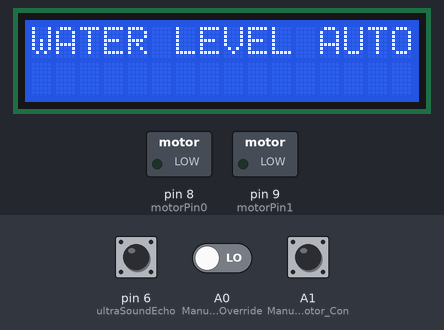
This sketch was run on a simulated Arduino Uno, built with avr-gcc and run on an emulated ATmega328P. Shown: 16×2 character LCD, switched loads named in the sketch (green lamp = pin HIGH). The test bench sets the inputs (shaded band); at power-on: pin 6 (ultraSoundEcho) LOW, A0 (Manual_Override) LOW, A1 (Manual_Override_Motor_Con) HIGH. What the sketch prints to the serial monitor is not drawn.

Above: at 1.1 s.
At 2.2 s:
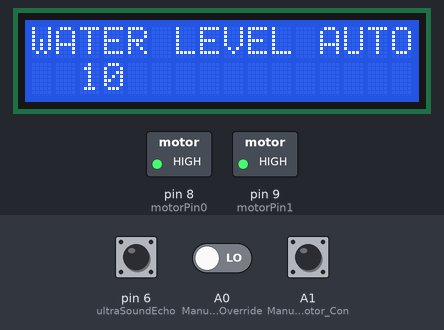
2.3 s: pin 6 (ultraSoundEcho) pulsed HIGH 2 times (0.12 s each, 0.3 s apart)
At 3.1 s:
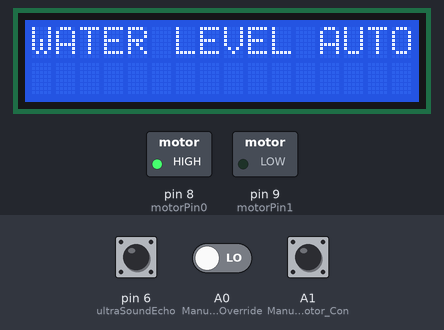
Timing chart, 0 to 5.3 s (numbered marks = the images above; inputs shaded):
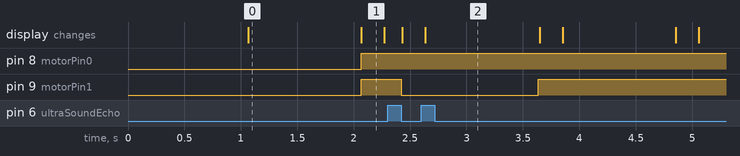

The sketch:

sketch_apr20b.ino
```cpp
#include<LiquidCrystal.h>

//Ultrasonic module
unsigned long echo = 0;
int ultraSoundSignal = 10; // Ultrasound signal pin
int ultraSoundEcho = 6;    //Ultrasound echo pin
unsigned long ultrasoundValue = 0;
unsigned long tankDepth=10;
String levelString;

//motor driver
int motorPin0=8;
int motorPin1=9;
boolean motorStatus=false;

//system settings
unsigned long minimumDepth = 2;
unsigned long maximumDepth = 6;
int contrast=1;
int updateFrequency=10;
int precision=0;
int displayValue=0;
int previousValue=0;

//Bluetooth interface
String inputString="";
char junk='A';
boolean manual=false;

//manual OVerride
int switchTime=0;
int switchMax=5;
int buttonState=0;
int manualSwitch=0;

int updateVariable=0;
LiquidCrystal lcd(12, 11, 5, 4, 3, 2);  // sets the interfacing pins

void setup()
{

 lcd.begin(16, 2);  // initializes the 16x2 LCD
 pinMode(ultraSoundSignal,OUTPUT);
 pinMode(ultraSoundEcho,INPUT);
 pinMode(motorPin0,OUTPUT);
 pinMode(motorPin1,OUTPUT);
 pinMode(A0,INPUT);//Manual Override
 pinMode(A1,INPUT);//Manual Override Motor Control
 Serial.begin(9600);
 displayValue=ping();
}

unsigned long ping()
{
  pinMode(ultraSoundSignal, OUTPUT); // Switch signalpin to output
  digitalWrite(ultraSoundSignal, LOW); // Send low pulse
  delayMicroseconds(2); // Wait for 2 microseconds
  digitalWrite(ultraSoundSignal, HIGH); // Send high pulse
  delayMicroseconds(5); // Wait for 5 microseconds
  digitalWrite(ultraSoundSignal, LOW); // Holdoff
  pinMode(ultraSoundSignal, INPUT); // Switch signalpin to input
  digitalWrite(ultraSoundSignal, HIGH); // Turn on pullup resistor
  // please note that pulseIn has a 1sec timeout, which may
  // not be desirable. Depending on your sensor specs, you
  // can likely bound the time like this -- marcmerlin
  // echo = pulseIn(ultraSoundSignal, HIGH, 38000)
  echo = pulseIn(ultraSoundEcho, HIGH); //Listen for echo
  ultrasoundValue = (echo / 58.138) * .39; //convert to CM then to inches
  return ultrasoundValue;
}

void loop()
{
  int x=0;
  lcd.clear();
  lcd.setCursor(0,0);           //sets the cursor at row 0 column 0

  if(manual)
  {
    lcd.print("WATER LEVEL MANU"); // prints 16x2 LCD MODULE
  }
  else
  {
    lcd.print("WATER LEVEL AUTO");
  }

  x = ping();

  if(displayValue-x>precision || x-displayValue > precision )
  {
    displayValue=x;
  }


  if(!manual)
  {
    if(x>maximumDepth)
    {
      digitalWrite(motorPin0,HIGH);
      digitalWrite(motorPin1,LOW);

      if(!motorStatus)
      {
        Serial.println("Water level low : Switching ON Motor");
      }
      motorStatus=true;
    }
    else if(x<=minimumDepth)
    {
      digitalWrite(motorPin0,HIGH);
      digitalWrite(motorPin1,HIGH);
      if(motorStatus)
      {
        Serial.println("Water level reached maximum : Switching OFF Motor");
      }
      motorStatus=false;
    }
  }

  levelString=String(displayValue);
  lcd.setCursor(2,1);           //sets the cursor at row 1 column 2

  if(tankDepth-x>0)
  {
    lcd.print(String(tankDepth-x));     // prints HELLO WORLD
  }
  //Bluetooth module interface

//  if(Serial.available())
//  {
//
//      while(Serial.available())
//      {
//        char inChar = (char)Serial.read(); //read the input
//        inputString += inChar;        //make a string of the characters coming on serial
//      }
//
//      Serial.println(inputString);
//
//      while (Serial.available() > 0)
//        { junk = (char)Serial.read() ; }      // clear the serial buffer
//
//      if(manual)
//      {
//         if(inputString=="a")
//         {
//           motorStatus=false;
//           digitalWrite(motorPin0,HIGH);
//           digitalWrite(motorPin1,HIGH);
//         }
//         else if(inputString=="b")
//         {
//           motorStatus=true;
//           digitalWrite(motorPin0,HIGH);
//           digitalWrite(motorPin1,LOW);
//         }
//      }
//
//      if(inputString == "1"){         //in case of 'a' turn the LED on
//            manual=true;
//            digitalWrite(13,LOW);
//      }else if(inputString == "0"){   //incase of 'b' turn the LED off
//            manual=false;
//            digitalWrite(13,HIGH);
//      }
//
//      inputString = "";
//  }

  //Display logic

  if(previousValue!=x)
  {
    Serial.println("Water Level(in inches) : "+String(tankDepth-x));
    previousValue=x;
  }

  //Manual Override Logic
  buttonState=digitalRead(A0);


  if(buttonState==HIGH)
  {
    switchTime++;
    if(switchTime>=switchMax)
    {
      if(!manual)
      {
        digitalWrite(13,LOW);
      }
      else
      {
        digitalWrite(13,HIGH);
      }
    }
  }
  else
  {
    if(switchTime>=switchMax)
    {
      switchTime=0;

      manual=!manual;

      if(manual)
      {
        digitalWrite(13,LOW);
      }
      else
      {
        digitalWrite(13,HIGH);
      }

//      Serial.println("Manual mode "+String(manual));

    }
    switchTime=0;
  }

  manualSwitch=digitalRead(A1);

  if(manual)
  {
//     Serial.println("manualSwitch " + manualSwitch);

     if(manualSwitch==LOW)
     {
       motorStatus=false;
       digitalWrite(motorPin0,HIGH);
       digitalWrite(motorPin1,HIGH);
     }
     else if(manualSwitch==HIGH)
     {
       motorStatus=true;
       digitalWrite(motorPin0,HIGH);
       digitalWrite(motorPin1,LOW);
     }
  }

  delay(200); //delay 1/4 seconds.
}
```

Measured:
- after the input at 2.3 s, pin 9 (motorPin1): HIGH → LOW after 0.12 s, → HIGH 1.2 s later; the display: first changes after 0.13 s (image 2 shows a later state)
- what the display in image 0 shows lasts 1.0 s, from 1.1 s to 2.1 s
